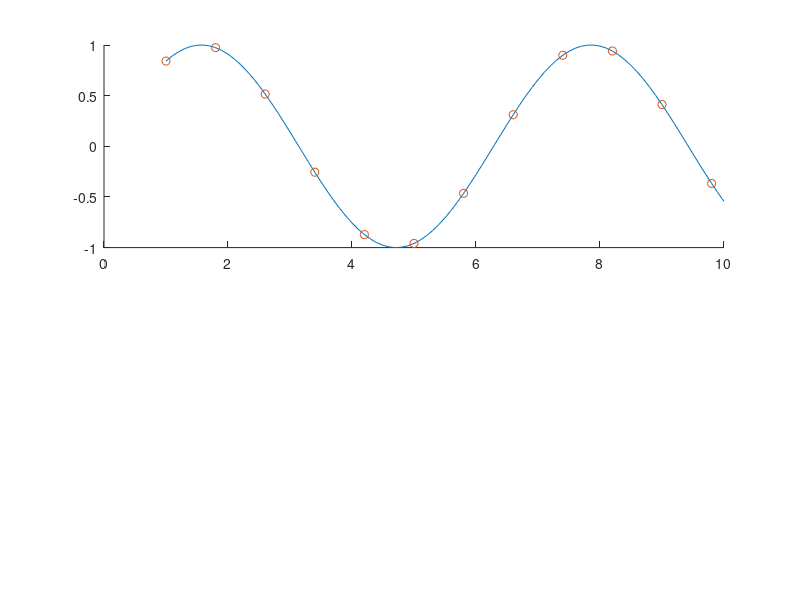

Reproduce this figure in MATLAB. (Note: this script raises an error after producing the figure.)
clc;
resamp = @(x,tx,a,meth) resample(x,tx,a/(tx(2)-tx(1)),meth,1,1); % 'linear', 'spline', 'pchip'
x0 = 1:0.1:10;
x1 = 1:0.8:10;
figure; 
subplot(211);
hold on;
plot(x0,sin(x0));
plot(x1,sin(x1), 'o');
% a = ( 3/(x1(2)- x1(1)));
% [y,ty] = resample((sin(x1)),x1,a,'spline',1,1);
[y,ty] = resamp(sin(x1),x1,2.4,'spline');
plot(ty,y,'.-');

subplot(212);
hold on;
plot(x0,ones(size(x0)));
plot(x1,ones(size(x1)), 'o');
% a = ( 3/(x1(2)- x1(1)));
% [y,ty] = resample(ones(size(x1)),x1,a,'spline',1,1);
[y,ty] = resamp(ones(size(x1)),x1,2.5,'spline');
plot(ty,y,'.-');